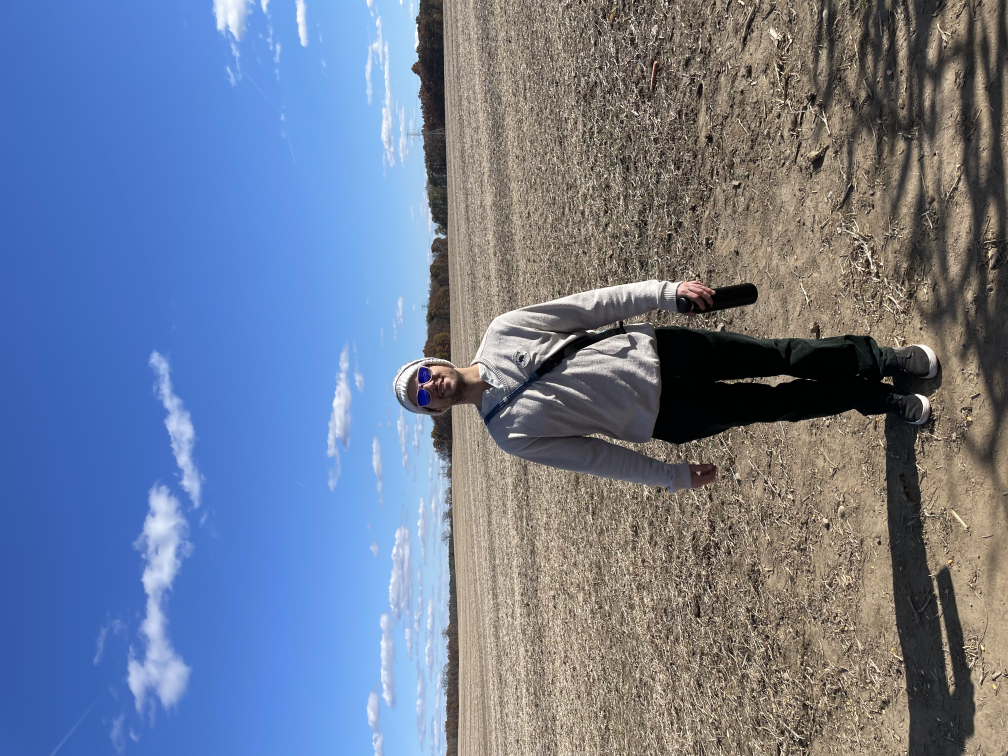
#> input picture cv/hw1/images/zach.jpg, 4032 x 3024 px (shown at 1/4 size)
$ jupyter execute zachmarabeas_hw1_solution.ipynb   (shell and % lines are left out)
#> lines starting #> are read from the running program, lines starting #| are printed output that depends on the picture
#> in load, out is the input picture: shape (3024, 4032, 3); mean R, G, B 110.6, 123.5, 148.4
#> call 2 of load, with image_path = 'images/icarus.jpg'
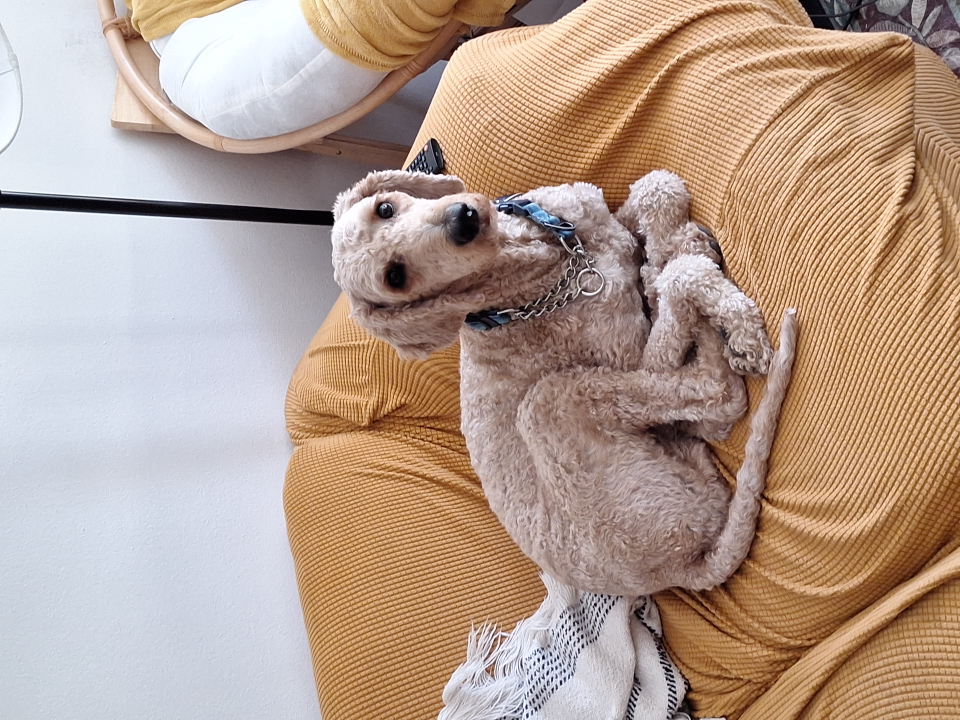
#> input picture cv/hw1/images/icarus.jpg, 1920 x 1440 px (shown at 1/2 size)
#> in load, out is the input picture: shape (1440, 1920, 3); mean R, G, B 181.8, 158.8, 144.3
# Homework 1 - Image Manipulation
Basic image manipulation functions using Python

[cell 1]
import numpy as np
import matplotlib.pyplot as plt
from PIL import Image
from skimage import color, io

plt.rcParams['figure.figsize'] = (10.0, 8.0)
plt.rcParams['image.interpolation'] = 'nearest'
plt.rcParams['image.cmap'] = 'gray'

[cell 2]
def load(image_path):
    out = io.imread(image_path)
    out = out.astype(np.float64) / 255
    return out

def display(img):
    plt.figure(figsize=(5,5))
    plt.imshow(img)
    plt.axis('off')
    plt.show()

def resize_images(img1, img2):
    from skimage.transform import resize
    target_height = 1440
    target_width = 1920
    img1_resized = resize(img1, (target_height, target_width), anti_aliasing=True)
    img2_resized = resize(img2, (target_height, target_width), anti_aliasing=True)
    return img1_resized, img2_resized

[cell 3]
def dim_image(image):
    return 0.5 * image ** 2

def convert_to_grey_scale(image):
    return color.rgb2gray(image)
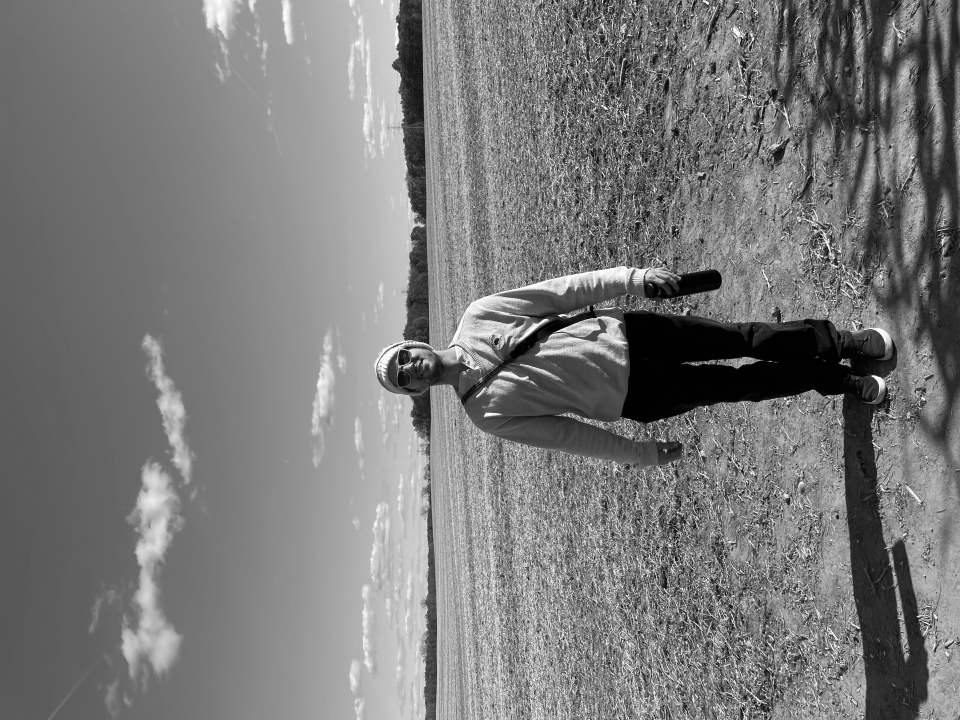
#> returned value: shape (1440, 1920) float64 (shown at 1/2 size); min 0, max 1, mean 0.481

def rgb_exclusion(image, channel):
    out = image.copy()
    if channel == 'R':
        out[:, :, 0] = 0
    elif channel == 'G':
        out[:, :, 1] = 0
    elif channel == 'B':
        out[:, :, 2] = 0
    return out

def lab_decomposition(image, channel):
    lab = color.rgb2lab(image)
    if channel == 'L':
        return lab[:, :, 0]
    elif channel == 'A':
        return lab[:, :, 1]
    elif channel == 'B':
        return lab[:, :, 2]

def hsv_decomposition(image, channel='H'):
    hsv = color.rgb2hsv(image)
    if channel == 'H':
        return hsv[:, :, 0]
    elif channel == 'S':
        return hsv[:, :, 1]
    elif channel == 'V':
        return hsv[:, :, 2]

def mix_images(image1, image2, channel1, channel2):
    out = rgb_exclusion(image1, channel1)
    out[:, out.shape[1] // 2:, :] = rgb_exclusion(image2[:, out.shape[1] // 2:, :], channel2)
    return out

def mix_quadrants(image):
    h, w, _ = image.shape
    h //= 2
    w //= 2
    out = np.empty_like(image)
    out[:h, :w, :] = rgb_exclusion(image[:h, :w, :], 'R')
    out[:h, w:, :] = dim_image(image[:h, w:, :])
    out[h:, :w, :] = image[h:, :w, :] ** 0.5
    out[h:, w:, :] = rgb_exclusion(image[h:, w:, :], 'R')
    return out

## Load Images

[cell 4]
image1_orig = load('images/zach.jpg')
image2_orig = load('images/icarus.jpg')

image1, image2 = resize_images(image1_orig, image2_orig)

print("Original Images:")
print("Zach (Human):")
display(image1)
print("Icarus (Dog):")
display(image2)

## Dim Image

[cell 5]
dimmed = dim_image(image1)
print("Dimmed Image:")
display(dimmed)

## Grayscale Conversion

[cell 6]
grey = convert_to_grey_scale(image1)
print("Grayscale Image:")
display(grey)

## RGB Channel Exclusion

[cell 7]
no_red = rgb_exclusion(image1, 'R')
#> in rgb_exclusion, `out[:, :, 0] = 0`:
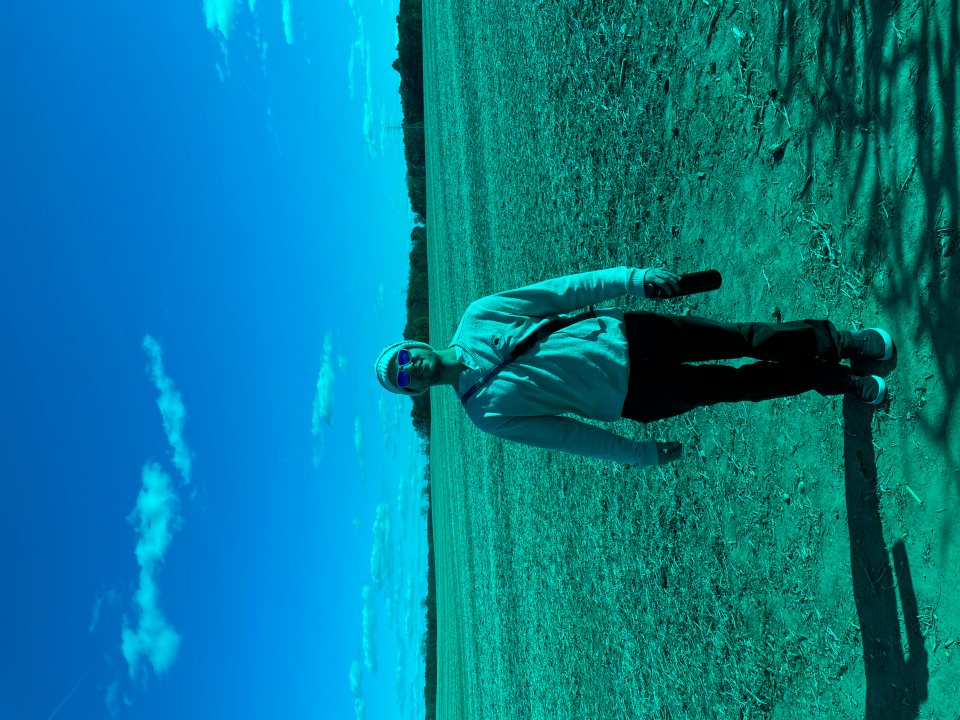
#> out: shape (1440, 1920, 3) float64 (shown at 1/2 size); mean R, G, B 0, 0.484, 0.582
no_green = rgb_exclusion(image1, 'G')
#> call 2 of rgb_exclusion, with channel = 'G'
#> in rgb_exclusion (call 2), `out[:, :, 1] = 0`:
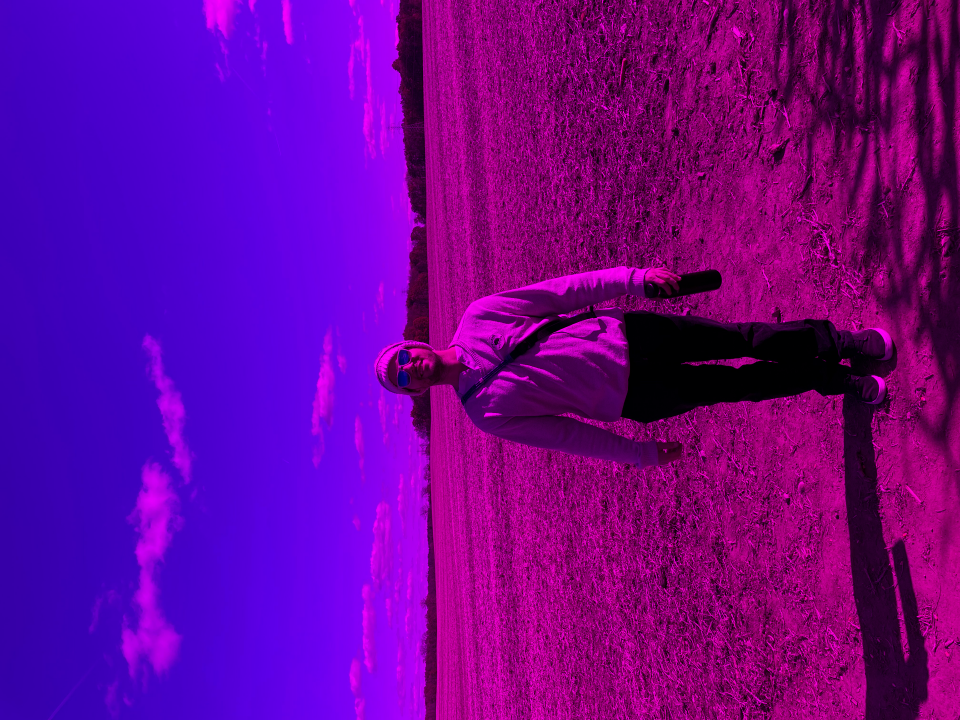
#> out: shape (1440, 1920, 3) float64 (shown at 1/2 size); mean R, G, B 0.434, 0, 0.582
no_blue = rgb_exclusion(image1, 'B')
#> call 3 of rgb_exclusion, with channel = 'B'
#> in rgb_exclusion (call 3), `out[:, :, 2] = 0`:
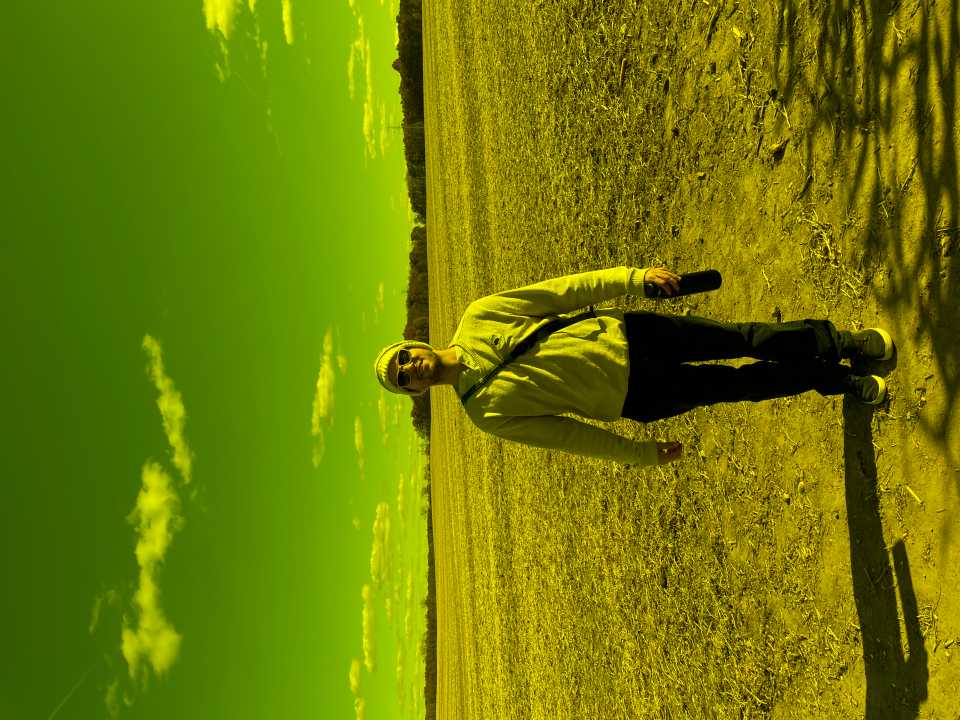
#> out: shape (1440, 1920, 3) float64 (shown at 1/2 size); mean R, G, B 0.434, 0.484, 0

print("Without Red:")
display(no_red)
print("Without Green:")
display(no_green)
print("Without Blue:")
display(no_blue)

## LAB Decomposition

[cell 8]
lab_l = lab_decomposition(image1, 'L')
#> in lab_decomposition, `lab = color.rgb2lab(image)`: lab: shape (1440, 1920, 3) float64; mean of channels 0, 1, 2 51.5, 4.4, -13.7
lab_a = lab_decomposition(image1, 'A')
#> call 2 of lab_decomposition, with channel = 'A'
#> in lab_decomposition (call 2), `return lab[:, :, 1]`:
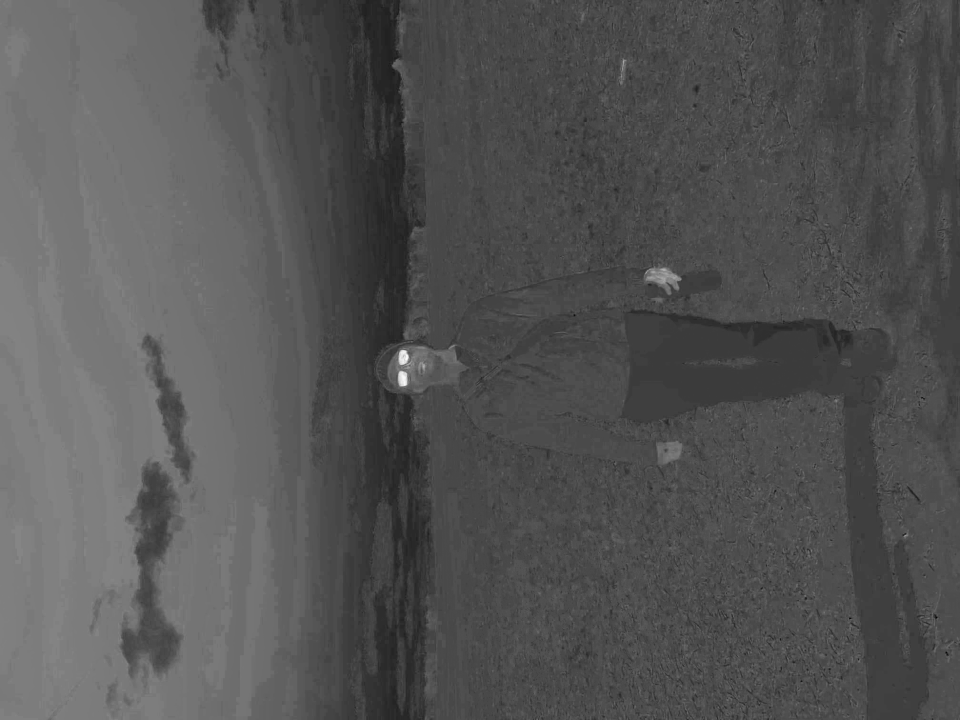
#> returned value: shape (1440, 1920) float64 (shown at 1/2 size); min -13.22, max 40.23, mean 4.4; drawn with min black and max white
lab_b = lab_decomposition(image1, 'B')
